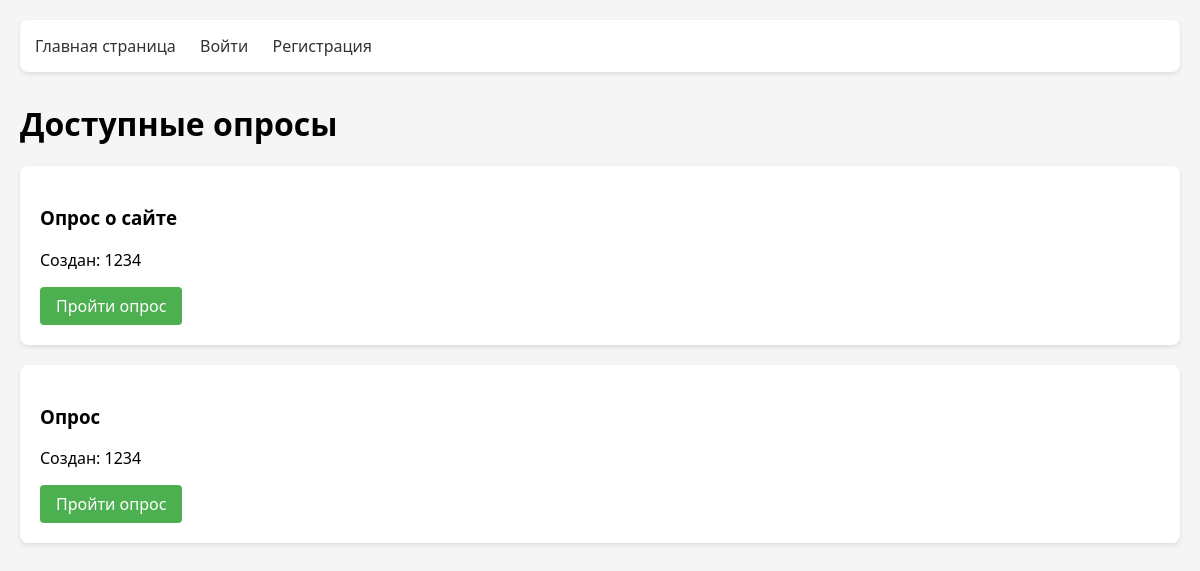
Before: / with the older database file.
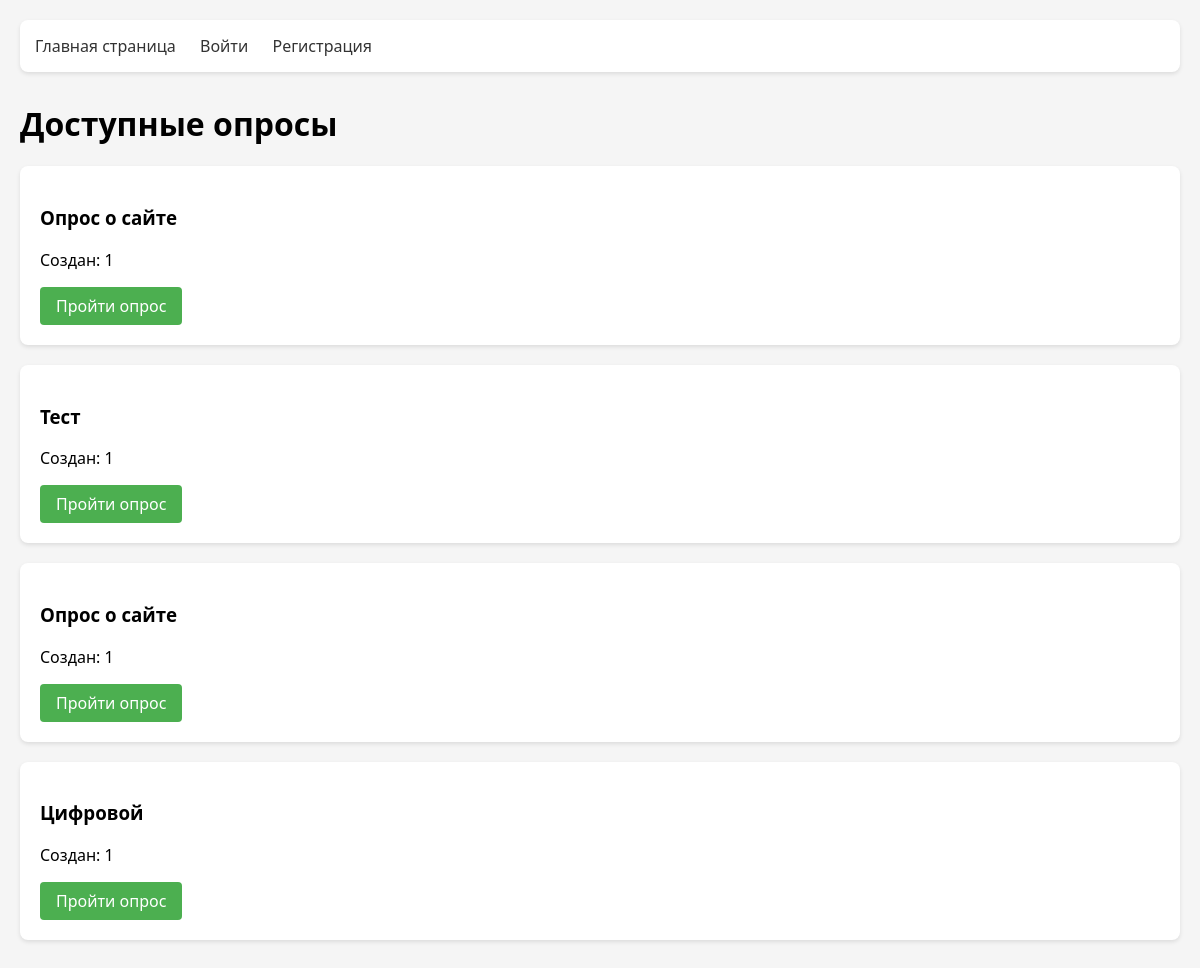
After: the same page with the newer database file.
### app.py (models this page shows)
class Poll(db.Model):
    __tablename__ = 'polls'
    id = db.Column(db.Integer, primary_key=True)
    title = db.Column(db.String(100), nullable=False)
    user_id = db.Column(db.Integer, db.ForeignKey('users.id'), nullable=False, index=True)
    questions = db.relationship('Question', backref='poll', lazy=True, cascade='all, delete-orphan')
    answers = db.relationship('Answer', backref='poll', lazy=True, cascade='all, delete-orphan')

class User(db.Model, UserMixin):
    __tablename__ = 'users'
    id = db.Column(db.Integer, primary_key=True)
    username = db.Column(db.String(80), unique=True, nullable=False)
    password_hash = db.Column(db.String(200), nullable=False)
    polls = db.relationship('Poll', backref='author', lazy=True)
    answers = db.relationship('Answer', backref='user', lazy=True)

### app.py (the view)
@app.route('/')
def index():
    polls = Poll.query.all()
    return render_template('index.html', polls=polls)

### templates/index.html (shortened to what this page needs)
{% extends "base.html" %}
{% block content %}
<h1>Доступные опросы</h1>
<div class="polls-list">
    {% for poll in polls %}
    <div class="poll-card">
        <h3>{{ poll.title }}</h3>
        <p>Создан: {{ poll.author.username }}</p>
        <a href="{{ url_for('view_poll', poll_id=poll.id) }}" class="btn">Пройти опрос</a>
    </div>
    {% else %}
    <p>Нет доступных опросов.</p>
    {% endfor %}
</div>
{% endblock %}

### templates/base.html (shortened to what this page needs)
<!DOCTYPE html>
<html>
<head>
    <link rel="stylesheet" href="{{ url_for('static', filename='styles.css') }}">
</head>
<body>
    <nav>
        <a href="{{ url_for('index') }}">Главная страница</a>
        {% if current_user.is_authenticated %}
            <a href="{{ url_for('create_poll') }}">Создать опрос</a>
            <a href="{{ url_for('logout') }}">Выйти</a>
        {% else %}
            <a href="{{ url_for('login') }}">Войти</a>
            <a href="{{ url_for('register') }}">Регистрация</a>
        {% endif %}
    </nav>
    <div class="container">
        {% block content %}{% endblock %}
    </div>
</body>
</html>

### static/styles.css (style rules this page uses)
body { font-family: 'Segoe UI', Tahoma, Geneva, Verdana, sans-serif; max-width: 1200px; margin: 0 auto; padding: 20px; background-color: #f5f5f5; }
nav { background: #ffffff; padding: 15px; margin-bottom: 30px; border-radius: 8px; box-shadow: 0 2px 4px rgba(0,0,0,0.1); }
nav a { margin-right: 20px; text-decoration: none; color: #333; font-weight: 500; }
.btn { display: inline-block; padding: 8px 16px; background: #4CAF50; color: white; border: none; border-radius: 4px; cursor: pointer; text-decoration: none; transition: background 0.3s; }
.poll-card { background: white; padding: 20px; margin-bottom: 20px; border-radius: 8px; box-shadow: 0 2px 4px rgba(0,0,0,0.1); }

Changed rows visible on the page:
changed through a linked row, Poll (number 1 of 4 on the later page): author.username "1234" → "1"
changed Poll: title "Опрос" → "Тест"; author.username "1234" → "1"
added Poll: title "Опрос о сайте", author.username "1"
added Poll: title "Цифровой", author.username "1"
